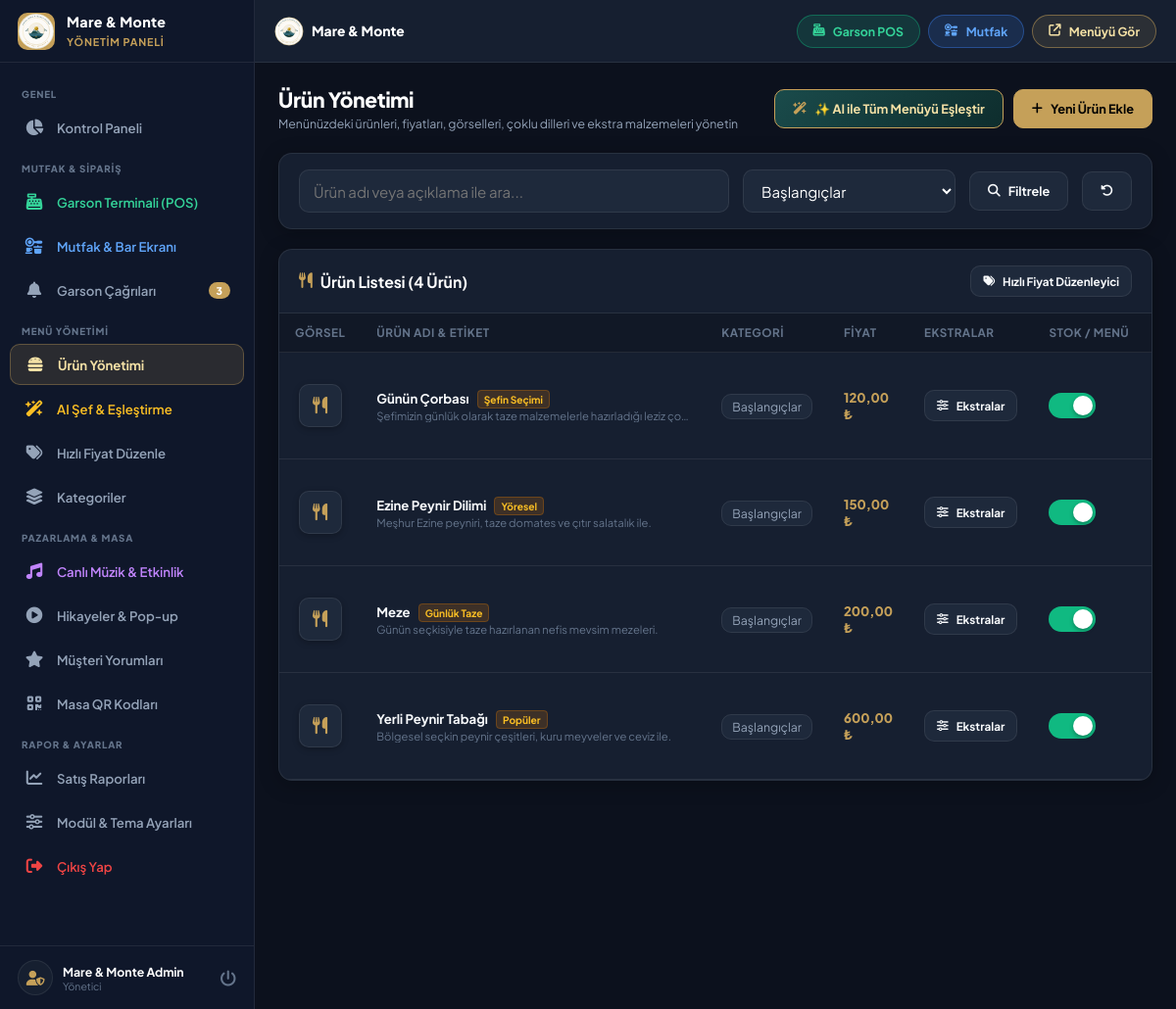
Page /admin/products.php?category=1 (signed in) on the committed database.
### tables this page shows
CREATE TABLE products (
        id INTEGER PRIMARY KEY AUTOINCREMENT,
        category_id INT NOT NULL,
        name VARCHAR(200) NOT NULL,
        description TEXT,
        name_en VARCHAR(200) DEFAULT '',
        desc_en TEXT,
        name_ar VARCHAR(200) DEFAULT '',
        desc_ar TEXT,
        name_ru VARCHAR(200) DEFAULT '',
        desc_ru TEXT,
        name_de VARCHAR(200) DEFAULT '',
        desc_de TEXT,
        price DECIMAL(10,2) NOT NULL DEFAULT 0.00,
        old_price DECIMAL(10,2) DEFAULT NULL,
        image VARCHAR(255) DEFAULT '',
        badge VARCHAR(50) DEFAULT '',
        calories INT DEFAULT 0,
        prep_time INT DEFAULT 15,
        allergens VARCHAR(255) DEFAULT '',
        is_available INT DEFAULT 1,
        is_featured INT DEFAULT 0,
        sort_order INT DEFAULT 0,
        view_count INT DEFAULT 0,
        created_at DATETIME DEFAULT CURRENT_TIMESTAMP
    , pairing_suggestion TEXT DEFAULT '');

CREATE TABLE categories (
        id INTEGER PRIMARY KEY AUTOINCREMENT,
        name VARCHAR(150) NOT NULL,
        slug VARCHAR(150),
        icon VARCHAR(100) DEFAULT 'utensils',
        image VARCHAR(255) DEFAULT '',
        name_en VARCHAR(150) DEFAULT '',
        name_ar VARCHAR(150) DEFAULT '',
        name_ru VARCHAR(150) DEFAULT '',
        name_de VARCHAR(150) DEFAULT '',
        sort_order INT DEFAULT 0,
        is_active INT DEFAULT 1,
        created_at DATETIME DEFAULT CURRENT_TIMESTAMP
    );

### config.php (called while the page is built, shortened)
<?php
function clean($data) {
    return htmlspecialchars(trim((string)$data), ENT_QUOTES, 'UTF-8');
}
function formatPrice($price, $currency = '₺') {
    return number_format((float)$price, 2, ',', '.') . ' ' . $currency;
}

### admin/products.php (the view, shortened to what this page needs)
<?php
require_once __DIR__ . '/header.php';
$categories = $pdo->query("SELECT * FROM categories ORDER BY sort_order ASC, name ASC")->fetchAll();
$filterCat = (int)($_GET['category'] ?? 0);
$filterSearch = clean($_GET['q'] ?? '');
$query = "SELECT p.*, c.name as cat_name FROM products p LEFT JOIN categories c ON p.category_id = c.id WHERE 1=1";
$params = [];
if ($filterCat > 0) {
    $query .= " AND p.category_id = ?";
    $params[] = $filterCat;
}
$query .= " ORDER BY p.category_id ASC, p.sort_order ASC, p.id DESC";
$stmtP = $pdo->prepare($query);
$stmtP->execute($params);
$products = $stmtP->fetchAll();
?>
<div class="page-header">
    <div class="page-title">
        <h1>Ürün Yönetimi</h1>
        <p>Menünüzdeki ürünleri, fiyatları, görselleri, çoklu dilleri ve ekstra malzemeleri yönetin</p>
    </div>
    <div style="display: flex; gap: 10px; flex-wrap: wrap;">
        <button type="button" class="btn btn-secondary" onclick="batchGenerateAiPairings()" style="background: linear-gradient(135deg, #1A4B4B 0%, #0E2D2D 100%); color: var(--primary-light); border: 1px solid var(--primary);">
            <i class="fas fa-wand-magic-sparkles" style="color: var(--primary);"></i> ✨ AI ile Tüm Menüyü Eşleştir
        </button>
        <button type="button" class="btn btn-primary" onclick="openProductModal()">
            <i class="fas fa-plus"></i> Yeni Ürün Ekle
        </button>
    </div>
</div>
<div class="card" style="margin-bottom: 20px;">
    <div class="card-body" style="padding: 16px 20px;">
        <form method="GET" action="products.php" style="display: flex; gap: 14px; flex-wrap: wrap; align-items: center;">
            <div style="flex: 1; min-width: 200px;">
                <input type="text" name="q" value="<?php echo htmlspecialchars($filterSearch); ?>" placeholder="Ürün adı veya açıklama ile ara..." class="form-control">
            </div>
            <div style="min-width: 180px;">
                <select name="category" class="form-control" onchange="this.form.submit()">
                    <?php foreach ($categories as $c): ?>
                        <option value="<?php echo $c['id']; ?>" <?php echo $filterCat === (int)$c['id'] ? 'selected' : ''; ?>>
                            <?php echo htmlspecialchars($c['name']); ?>
                        </option>
                    <?php endforeach; ?>
                </select>
            </div>
            <button type="submit" class="btn btn-secondary">
                <i class="fas fa-search"></i> Filtrele
            </button>
            <?php if ($filterCat > 0 || !empty($filterSearch)): ?>
                <a href="products.php" class="btn btn-secondary" title="Filtreyi Temizle">
                    <i class="fas fa-rotate-left"></i>
                </a>
            <?php endif; ?>
        </form>
    </div>
</div>
<div class="card">
    <div class="card-header">
        <h3 class="card-title"><i class="fas fa-utensils" style="color:var(--primary);"></i> Ürün Listesi (<?php echo count($products); ?> Ürün)</h3>
        <a href="quick-price.php" class="btn btn-secondary btn-sm"><i class="fas fa-tags"></i> Hızlı Fiyat Düzenleyici</a>
    </div>
    <div class="card-body" style="padding: 0;">
        <div class="table-responsive desktop-table-view">
            <table class="admin-table">
                <thead>
                    <tr>
                        <th style="width: 70px; text-align: center;">Görsel</th>
                        <th>Ürün Adı & Etiket</th>
                        <th>Kategori</th>
                        <th>Fiyat</th>
                        <th>Ekstralar</th>
                        <th style="text-align: center;">Stok / Menü</th>
                        <th style="text-align: right;">İşlemler</th>
                    </tr>
                </thead>
                <tbody>
                    <?php if (empty($products)): ?>
                        <tr>
                            <td colspan="7" style="text-align: center; padding: 32px; color: var(--text-dim);">
                                Kriterlere uygun ürün bulunamadı.
                            </td>
                        </tr>
                    <?php else: ?>
                        <?php foreach ($products as $p): ?>
                            <tr id="row-product-<?php echo $p['id']; ?>">
                                <td style="text-align: center;">
                                    <?php if (!empty($p['image'])): ?>
                                        <div class="table-thumb" style="display:none;">
                                            <i class="fas fa-utensils"></i>
                                        </div>
                                    <?php else: ?>
                                        <div class="table-thumb">
                                            <i class="fas fa-utensils"></i>
                                        </div>
                                    <?php endif; ?>
                                </td>
                                <td>
                                    <strong><?php echo htmlspecialchars($p['name']); ?></strong>
                                    <?php if (!empty($p['badge'])): ?>
                                        <span style="background: rgba(217, 119, 6, 0.2); color: #fbbf24; border:1px solid rgba(217,119,6,0.3); font-size: 0.68rem; font-weight:700; padding:2px 6px; border-radius:4px; margin-left:6px;">
                                            <?php echo htmlspecialchars($p['badge']); ?>
                                        </span>
                                    <?php endif; ?>
                                    <div style="font-size: 0.75rem; color: var(--text-dim); max-width: 320px; overflow: hidden; text-overflow: ellipsis; white-space: nowrap; margin-top: 2px;">
                                        <?php echo htmlspecialchars($p['description']); ?>
                                    </div>
                                </td>
                                <td>
                                    <span style="font-size: 0.82rem; color: var(--text-muted); background: var(--bg-input); padding: 4px 10px; border-radius: var(--radius-sm); border: 1px solid var(--border);">
                                        <?php echo htmlspecialchars($p['cat_name'] ?: 'Kategorisiz'); ?>
                                    </span>
                                </td>
                                <td style="font-weight: 800; color: var(--primary);">
                                    <?php echo formatPrice($p['price']); ?>
                                </td>
                                <td>
                                    <button type="button" class="btn btn-secondary btn-sm" onclick="openOptionsManager(<?php echo $p['id']; ?>, '<?php echo htmlspecialchars(addslashes($p['name'])); ?>')">
                                        <i class="fas fa-sliders"></i> Ekstralar
                                    </button>
                                </td>
                                <td>
                                    <label class="switch" title="Menüde göster / Tükendi">
                                        <span class="slider"></span>
                                    </label>
                                </td>
                                <td style="text-align: right;">
                                </td>
                            </tr>
                        <?php endforeach; ?>
                    <?php endif; ?>
                </tbody>
            </table>
        </div>
    </div>
</div>
<?php require_once __DIR__ . '/footer.php'; ?>

### rows in the picture
products: name "Günün Çorbası", badge "Şefin Seçimi", description "Şefimizin günlük olarak taze malzemelerle hazırladığı leziz ço…", category.name "Başlangıçlar", price "120,00 ₺"
products: name "Ezine Peynir Dilimi", badge "Yöresel", description "Meşhur Ezine peyniri, taze domates ve çıtır salatalık ile.", category.name "Başlangıçlar", price "150,00 ₺"
products: name "Meze", badge "Günlük Taze", description "Günün seçkisiyle taze hazırlanan nefis mevsim mezeleri.", category.name "Başlangıçlar", price "200,00 ₺"
products: name "Yerli Peynir Tabağı", badge "Popüler", description "Bölgesel seçkin peynir çeşitleri, kuru meyveler ve ceviz ile.", category.name "Başlangıçlar", price "600,00 ₺"

### other values in the picture
$pendingCallsCount "3"
$adminName "Mare & Monte Admin"
count($products) "4"
form field category "Başlangıçlar"
